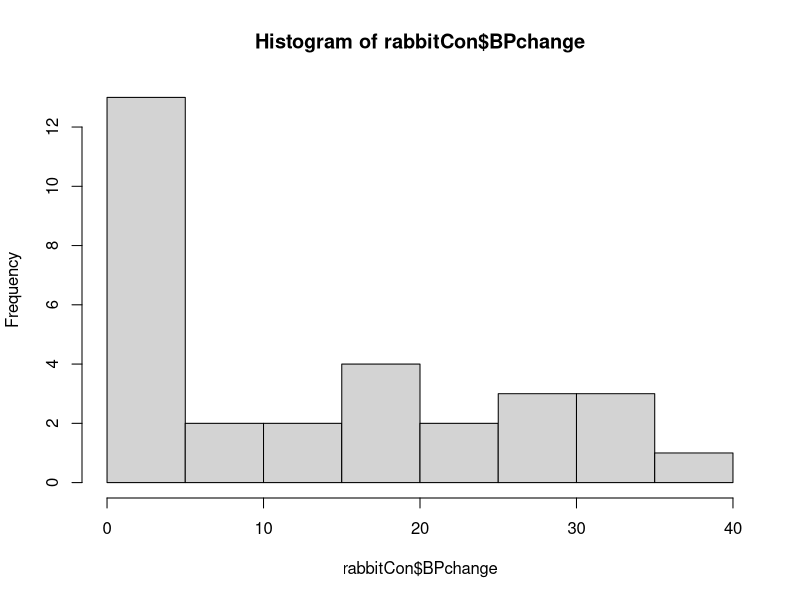
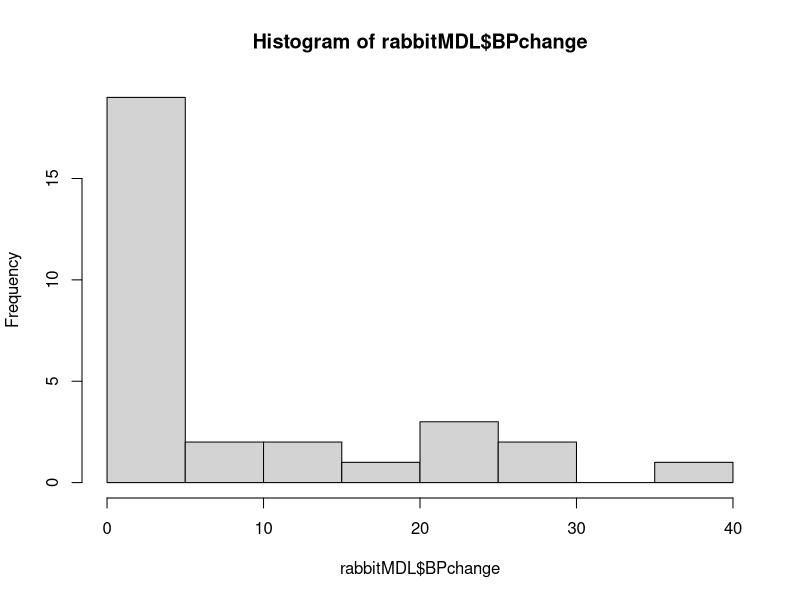
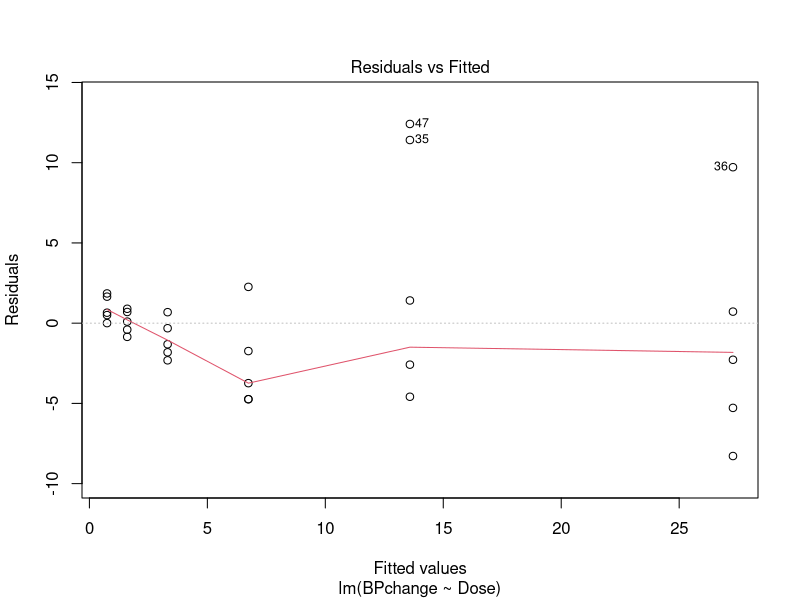
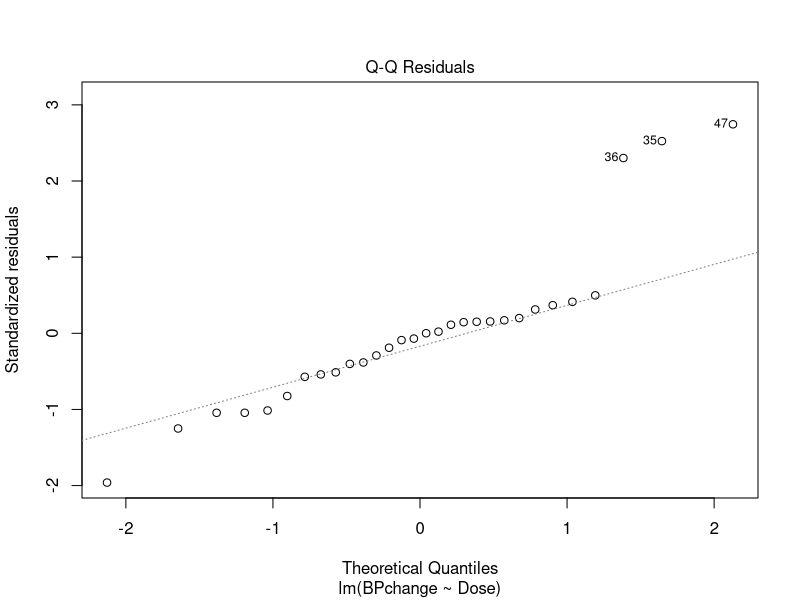
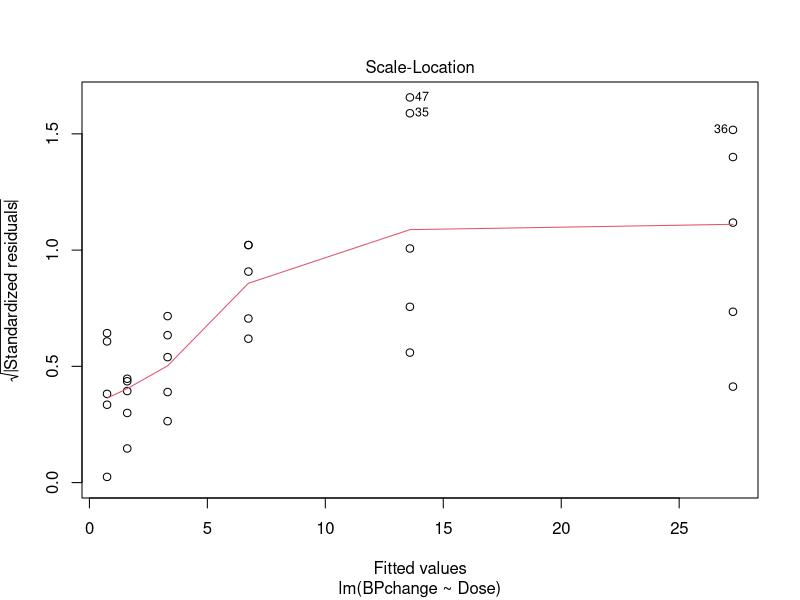
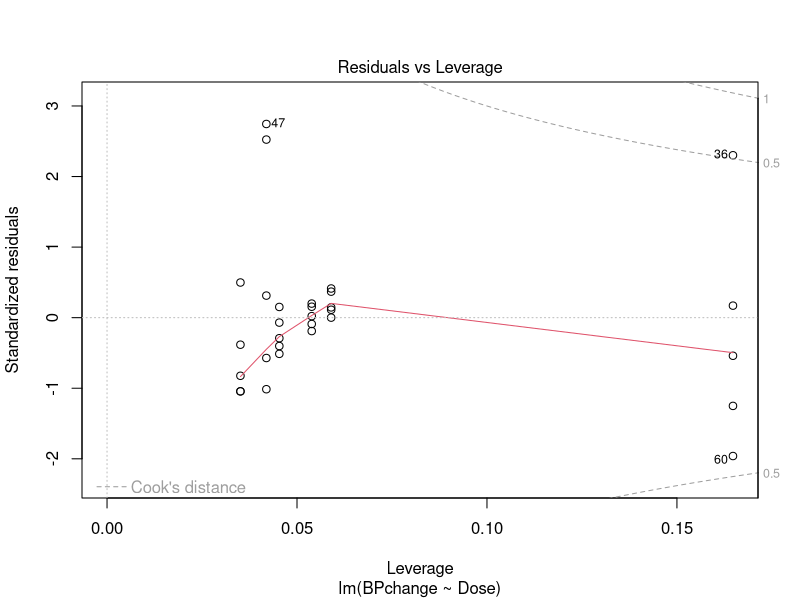

Recreate these plots in R, in order.
## ---- chunk 1
knitr::opts_chunk$set(echo = TRUE)
## ---- chunk 2
#Your Answer: The coeffcient b1 represents the slope of the line of the linear regression. 
## ---- chunk 3
#Your Answer: An outlier is a point of the data that can be defined as an extreme- or more than a few standard deviations
#from the mean. This can have a signficant effect on a linear regression by changing either coefficient in a way that does 
#not accurately model the remained of your data. 
## ---- chunk 4
#Your Answer: One should be careful before removing outliers. Outliers can be the result of improper data or measurement errors,
#or they can be extreme versions of the results. However, if we are looking toward getting the best fitting linear model, 
#the outlier can be removed. 
## ---- chunk 5
library(MASS)
data(Rabbit)
## ---- chunk 6
rabbitCon <- Rabbit[Rabbit$Treatment == "Control",]
head(rabbitCon, n=10)
## ---- chunk 7
set.seed(457)  # DO NOT change
## ---- chunk 8
group <- sample(c(1,2), 30, replace=TRUE)
BP_list <- split(rabbitCon$BPchange, group)
BP_V1 <- BP_list[[1]]
BP_V2 <- BP_list[[2]]
group
BP_V1
BP_V2
length(BP_V1)
length(BP_V2)
## ---- chunk 9
mBP_V1 <- mean(BP_V1)
mBP_V1
sdBP_V1 <- sd(BP_V1)
sdBP_V1
mBP_V2 <- mean(BP_V2)
mBP_V2
sdBP_V2 <- sd(BP_V2)
sdBP_V2

mBP_V1-1.96*sdBP_V1/sqrt(18)
mBP_V1+1.96*sdBP_V1/sqrt(18)

mBP_V2-1.96*sdBP_V2/sqrt(18)
mBP_V2+1.96*sdBP_V2/sqrt(18)

#I would say that the confidence intervals do not agree. Their differences are about the same, being off by about two. However, the ranges are not similar, and there is very little overlap. The overlap is less than 0.5. 
## ---- chunk 10
confidence_interval_.95 <- function(x) {
  low <- mean(x)-1.96*sd(x)/sqrt(length(x))
  up <- mean(x)+1.96*sd(x)/sqrt(length(x))
  return(list(low,up))
}
confidence_interval_.95(BP_V1)  
confidence_interval_.95(BP_V2)
## ---- chunk 11
rabbitMDL <- Rabbit[Rabbit$Treatment == "MDL",]
hist(rabbitCon$BPchange)
hist(rabbitMDL$BPchange)
#Neither of these histograms represent a normal distribution, as the data is not centered neatly around the mean. 
#These histograms indicate higher number cases of low BPchange, meaning that the mode would be significantly lower
#than the mean. 
## ---- chunk 12
model_BP <- lm(BPchange ~ Dose, data = rabbitMDL)
summary(model_BP)
plot(model_BP)

#I would say this is a decent model based on the summary statistics. The p-value shows that there is a significant relationship
#at P<0.001. The R-Squared value is decent, but not very high (~0.81). There are a few outliers, and the fitted points show some random noise, but they are not significant enough to completely throw the model off course. However, they do have the effect of making the model not as strong as it could be. 
## ---- chunk 13
tvalue <- qt(1-0.05/2,nrow(rabbitMDL)-1.96)
mean(rabbitMDL$Dose)-tvalue*sd(rabbitMDL$Dose)/sqrt(length(rabbitMDL$Dose))
mean(rabbitMDL$Dose)+tvalue*sd(rabbitMDL$Dose)/sqrt(length(rabbitMDL$Dose))
